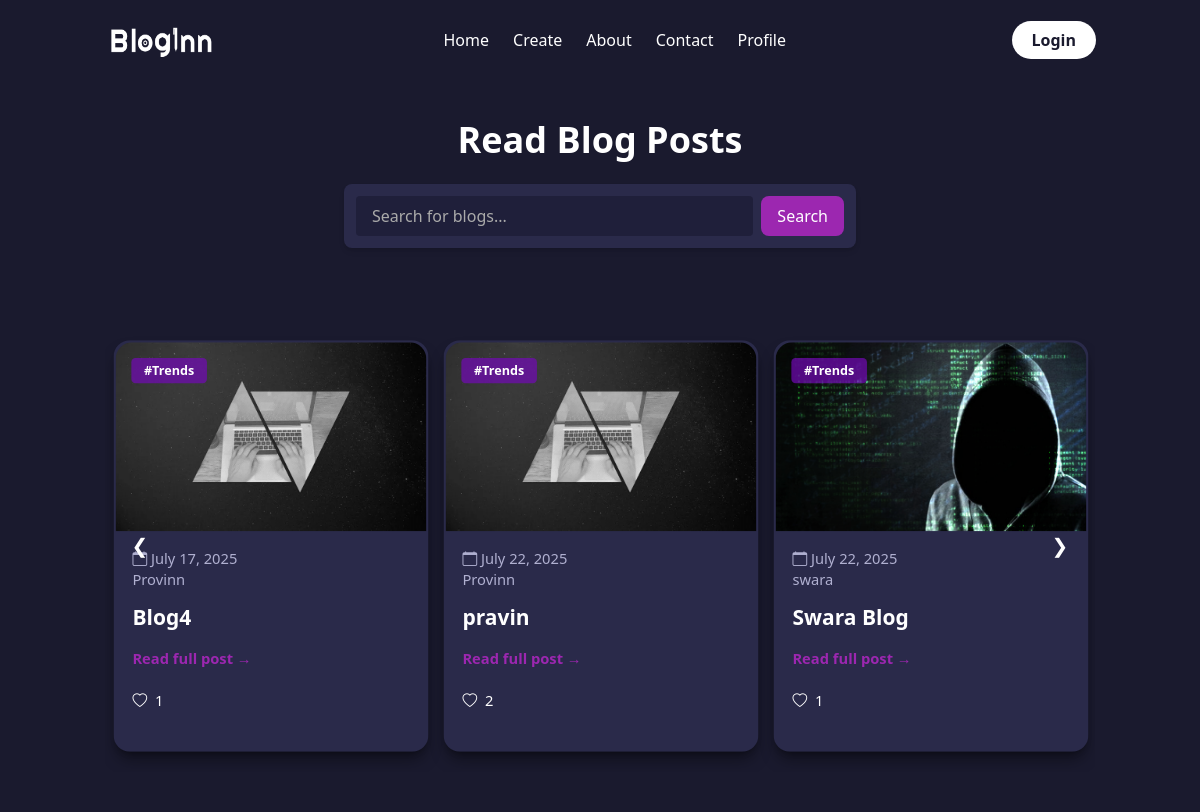
Before: / with the older database file.
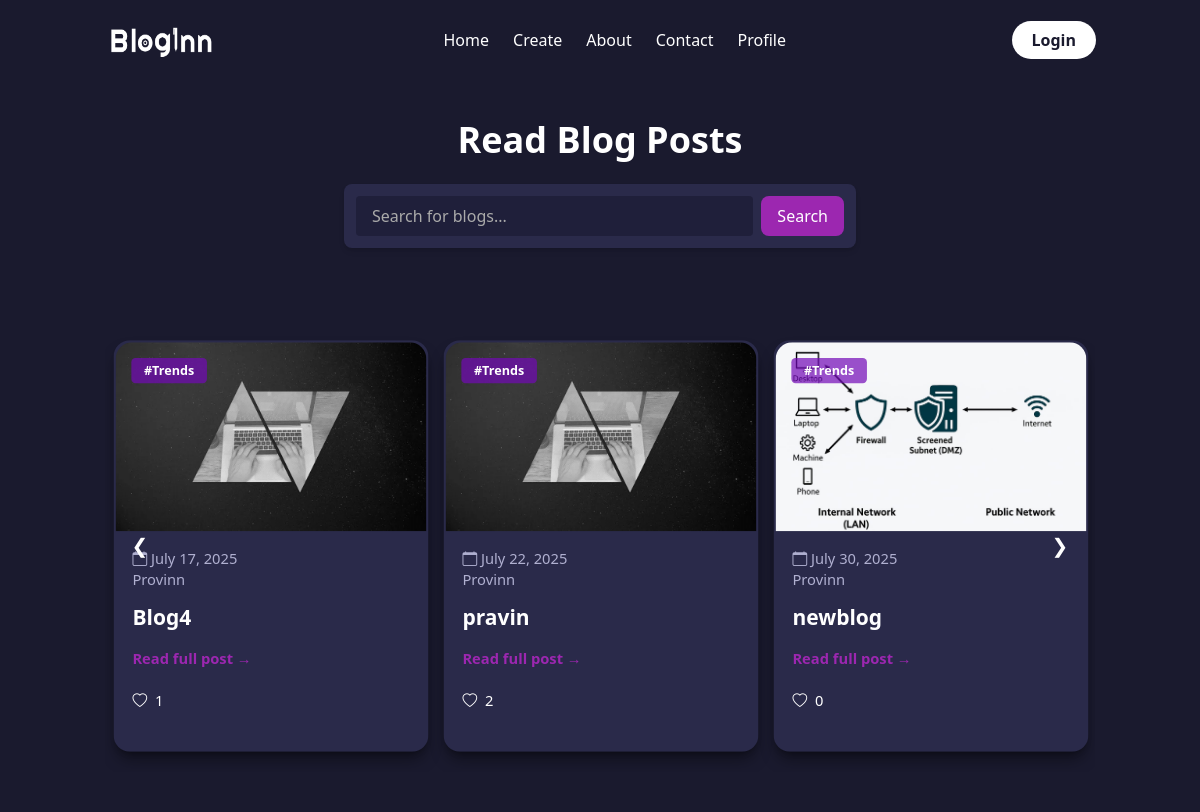
After: the same page with the newer database file.
### blog/models.py (models this page shows, shortened)
class Post(models.Model):
    title=models.CharField(max_length=100)
    content=models.TextField()
    date_posted=models.DateTimeField(default=timezone.now)
    author=models.ForeignKey(User,on_delete=models.CASCADE)
    image=models.ImageField(default="background.jpg",upload_to='blog')
    liked_users = models.ManyToManyField(User, through='Like', related_name='liked_posts')

### blog/views.py (the view)
# urls.py: path("", PostListView.as_view(),name="blog-home"),
class PostListView(ListView):
    model=Post
    template_name="blog/home.html"
    context_object_name = 'posts'
    ordering=['-date_posted']
    def get_queryset(self):
        return Post.objects.annotate(
            total_likes=Count('like', filter=Q(like__liked=True))
        )
    def get_context_data(self, **kwargs):
        context = super().get_context_data(**kwargs)
        if self.request.user.is_authenticated:
            liked_posts = Like.objects.filter(user=self.request.user, liked=True).values_list('post_id', flat=True)
        else:
            liked_posts = []
        context['liked_posts'] = liked_posts
        return context

### blog/templates/blog/home.html (shortened to what this page needs)
{% extends "blog/base.html" %}
{% block content %}
<div class="container mx-auto text-center py-6">
    <h2 class="font-bold text-white text-3xl md:text-4xl">Read Blog Posts</h2>
</div>
<div class="flex justify-center mb-8">
    <form method="get" action="{% url 'search' %}" class="flex items-center gap-2 bg-[#2a2a4a] p-3 rounded-lg shadow-md w-full max-w-lg">
        <input
            type="text"
            name="q"
            value="{{ request.GET.q }}"
            placeholder="Search for blogs..."
            class="w-full px-4 py-2 rounded bg-[#1f1f3a] text-white placeholder-[#aaa] focus:outline-none focus:ring-2 focus:ring-[#9c27b0]"
        >
        <button type="submit" class="px-4 py-2 bg-[#9c27b0] hover:bg-[#7b1fa2] text-white rounded-lg transition-all duration-300">
            Search
        </button>
    </form>
</div>
<div class="relative overflow-hidden py-10 bg-[#1a1a2e]">
    <button class="carousel-button absolute top-1/2 -translate-y-1/2 bg-transparent border-none text-white rounded-full w-10 h-10 text-xl cursor-pointer z-10 flex items-center justify-center transition-all duration-300 hover:bg-[#6a0dad] hover:text-white left-2 md:left-4" onclick="moveSlide(-1)">&#10094;</button>
    <div class="overflow-hidden w-[990px] mx-auto px-4">
        <div class="carousel-track flex transition-transform duration-500 ease-in-out gap-[30px] pt-[30px] pb-[30px]" id="carousel">
            {% for post in posts %}
            <div class="blog-card flex-shrink-0 bg-[#2a2a4a] rounded-2xl shadow-lg shadow-black/40 w-[300px] transition-all duration-300 pb-5 text-[#e0e0e0] no-underline relative border-2 border-transparent hover:-translate-y-2 hover:shadow-xl hover:shadow-[#9c27b0]/70 hover:border-[#9c27b0]/70">
                <img src="{{ post.image.url }}" alt="Blog Thumbnail" class="w-full h-[180px] object-cover rounded-t-2xl">
                {% if post.tag %}
                    <div class="absolute top-[15px] left-[15px] bg-[rgba(114,9,183,0.7)] text-white px-3 py-1 rounded text-xs font-bold capitalize z-10">#{{ post.tag }}</div>
                {% else %}
                    <div class="absolute top-[15px] left-[15px] bg-[rgba(114,9,183,0.7)] text-white px-3 py-1 rounded text-xs font-bold capitalize z-10">#trends</div>
                {% endif %}
                <div class="p-4">
                    <p class="text-sm text-[#b0b0d0] mb-2">
                        <i class="bi bi-calendar"></i> {{ post.date_posted|date:"F d, Y" }}<br>
                        <a href="{% url 'user-posts' post.author.username %}" class="hover:underline">{{ post.author }}</a>
                    </p>
                    <h5 class="text-white font-bold my-3 text-xl">
                        <a href="{% url 'post-detail' post.id %}" class="hover:underline">{{ post.title }}</a>
                    </h5>
                    <a href="{% url 'post-detail' post.id %}" class="text-[#9c27b0] font-bold text-sm hover:underline">Read full post →</a>
                    <div class="mt-4 flex justify-between items-center">
                        <form action="{% url 'like_post' post.id %}" method="POST">
                            <button type="submit" class="text-white text-sm hover:text-red-400">
                                {% if post.id in liked_posts %}
                                    <i class="bi bi-heart-fill text-red-500"></i>
                                {% else %}
                                    <i class="bi bi-heart"></i>
                                {% endif %}
                                <span class="ml-1">{{ post.total_likes }}</span>
                            </button>
                        </form>
                    </div>
                </div>
            </div>
            {% endfor %}
        </div>
    </div>
    <button class="carousel-button absolute top-1/2 -translate-y-1/2 bg-transparent border-none text-white rounded-full w-10 h-10 text-xl cursor-pointer z-10 flex items-center justify-center transition-all duration-300 hover:bg-[#6a0dad] hover:text-white right-2 md:right-4" onclick="moveSlide(1)">&#10095;</button>
</div>
{% endblock %}

### blog/templates/blog/base.html (shortened to what this page needs)
<!DOCTYPE html>
<html lang="en">
<head>
  <script src="https://cdn.tailwindcss.com"></script>
  <link rel="stylesheet" href="https://cdn.jsdelivr.net/npm/bootstrap-icons@1.11.3/font/bootstrap-icons.min.css">
</head>
<body class="bg-[#1a1a2e] text-white font-sans">
<nav class="bg-[#1a1a2e] text-white py-5" x-data="{ open: false }">
  <div class="container mx-auto flex items-center justify-between px-4">
    <a href="#" class="flex items-center">
      {% load static %}
      <img src="{% static 'logo/logo.png' %}" alt="Blog Logo" class="h-10 w-auto">
    </a>
    <div :class="{ 'block': open, 'hidden': !open }" class="w-full md:flex md:items-center md:justify-between hidden mt-4 md:mt-0">
      <ul class="flex flex-col md:flex-row md:space-x-6 justify-center w-full text-center">
        <li><a href="{% url 'blog-home' %}" class="hover:text-purple-400 hover:underline">Home</a></li>
        <li><a href="{% url 'post-create' %}" class="hover:text-purple-400 hover:underline">Create</a></li>
        <li><a href="{% url 'blog-about' %}" class="hover:text-purple-400 hover:underline">About</a></li>
        <li><a href="{% url 'blog-contact' %}" class="hover:text-purple-400 hover:underline">Contact</a></li>
        <li><a href="{% url 'profile' %}" class="hover:text-purple-400 hover:underline">Profile</a></li>
      </ul>
      <div class="mt-4 md:mt-0 md:ml-auto text-center md:text-right">
        {% if request.user.is_authenticated %}
          <form method="POST" action="{% url 'logout' %}">
            {% csrf_token %}
            <button type="submit" class="bg-white text-[#1a1a2e] font-bold rounded-full px-5 py-2 hover:bg-gray-200">
              Logout
            </button>
          </form>
        {% else %}
          <a href="{% url 'login' %}" class="bg-white text-[#1a1a2e] font-bold rounded-full px-5 py-2 hover:bg-gray-200">
            Login
          </a>
        {% endif %}
      </div>
    </div>
  </div>
</nav>
<div class="container mx-auto mt-4 bg-[#1a1a2e] px-4">
  {% block content %}
  {% endblock %}
</div>
</body>
</html>

Changed rows visible on the page:
no longer on this page (row unchanged): Post: image (picture), date_posted "July 22, 2025", author "swara", title "Swara Blog", total_likes "1"
added Post: image (picture), date_posted "July 30, 2025", author "Provinn", title "newblog", total_likes "0"
